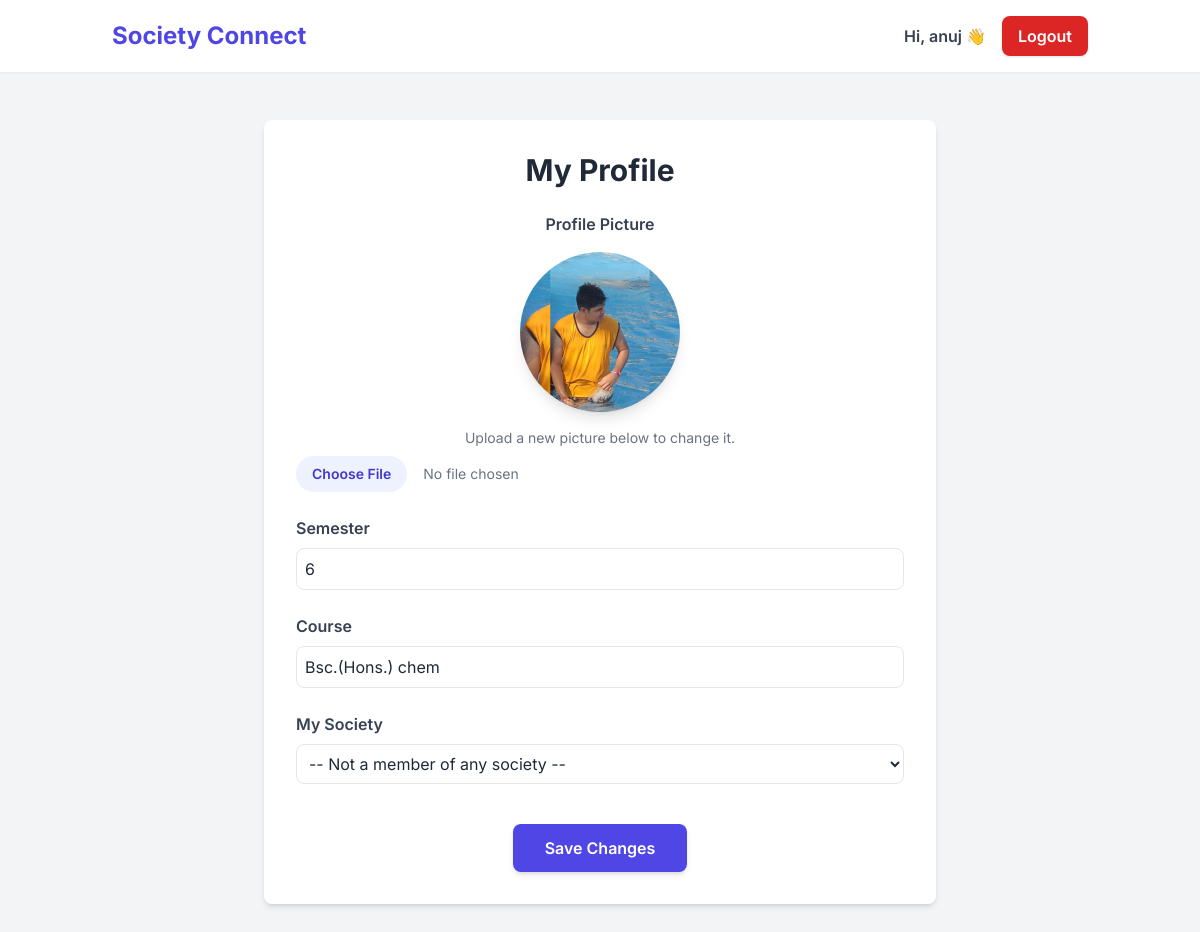
The app's page /profile/ (signed in) with its own data.
### app1/models.py (models this page shows, shortened)
class Profile(models.Model):
    user = models.OneToOneField(User, on_delete=models.CASCADE, related_name="profile")
    photo = models.ImageField(upload_to="profiles/", blank=True, null=True)
    semester = models.CharField(max_length=20, blank=True, null=True)
    course = models.CharField(max_length=100, blank=True, null=True)
    updated_at = models.DateTimeField(default=timezone.now)

### app1/views.py (the view, shortened to what this page needs)
# urls.py: path("profile/", views.profile_view, name="profile")
def profile_view(request):
    profile, created = Profile.objects.get_or_create(user=request.user)
    societies = Society.objects.all()
    return render(request, "app1/profile.html", {"profile": profile, "societies": societies})

### app1/templates/app1/profile.html (shortened to what this page needs)
<!DOCTYPE html>
{% load static %}
<html lang="en">
<head>
    <script src="https://cdn.tailwindcss.com"></script>
</head>
<body class="bg-gray-100 text-gray-800">
    <header class="bg-white shadow-sm">
        <div class="container mx-auto px-6 py-4">
            <div class="flex items-center justify-between">
                <a href="{% url 'home' %}" class="text-2xl font-bold text-indigo-600">Society Connect</a>
                <div class="flex items-center space-x-4">
                    <span class="hidden md:inline-block text-gray-700 font-semibold">
                        Hi, {{ user.username }} 👋
                    </span>
                    <a href="{% url 'logout' %}"
                        class="bg-red-600 text-white font-semibold px-4 py-2 rounded-lg hover:bg-red-700 transition shadow">
                        Logout
                    </a>
                </div>
            </div>
        </div>
    </header>
    <main class="py-12">
        <div class="max-w-2xl mx-auto p-8 bg-white rounded-lg shadow-md">
            <h2 class="text-3xl font-bold mb-6 text-center">My Profile</h2>
            <form method="post" enctype="multipart/form-data" class="space-y-6">
                <div>
    <label class="block mb-2 font-semibold text-gray-700 text-center">Profile Picture</label>
    <div class="flex justify-center my-4">
        {% if profile.photo %}
            <img src="{{ profile.photo.url }}" alt="Current profile picture" class="w-40 h-40 rounded-full object-cover shadow-lg">
        {% endif %}
    </div>
    {% if profile.photo %}
    <p class="text-sm text-gray-500 mb-2 text-center">Upload a new picture below to change it.</p>
    {% endif %}
    <input type="file" name="photo" class="block w-full text-sm text-gray-500 file:mr-4 file:py-2 file:px-4 file:rounded-full file:border-0 file:text-sm file:font-semibold file:bg-indigo-50 file:text-indigo-700 hover:file:bg-indigo-100">
</div>
                <div>
                    <label for="semester" class="block mb-2 font-semibold text-gray-700">Semester</label>
                    <input type="text" id="semester" name="semester" value="{{ profile.semester|default:'' }}" placeholder="e.g., 5th" class="border rounded-lg p-2 w-full focus:ring-2 focus:ring-indigo-500 focus:border-indigo-500">
                </div>
                <div>
                    <label for="course" class="block mb-2 font-semibold text-gray-700">Course</label>
                    <input type="text" id="course" name="course" value="{{ profile.course|default:'' }}" placeholder="e.g., Computer Science" class="border rounded-lg p-2 w-full focus:ring-2 focus:ring-indigo-500 focus:border-indigo-500">
                </div>
                <div>
                    <label for="society" class="block mb-2 font-semibold text-gray-700">My Society</label>
                    <select id="society" name="society" class="border rounded-lg p-2 w-full bg-white focus:ring-2 focus:ring-indigo-500 focus:border-indigo-500">
                        <option value="">-- Not a member of any society --</option>
                    </select>
                </div>
                <div class="text-center pt-4">
                    <button type="submit" class="bg-indigo-600 text-white px-8 py-3 rounded-lg font-semibold shadow-md hover:bg-indigo-700 transition transform hover:scale-105">
                        Save Changes
                    </button>
                </div>
            </form>
        </div>
    </main>
</body>
</html>

### app1/templates/app1/profile.html (style rules this page uses)
body { font-family: 'Inter', sans-serif; }

### records on screen
Profile: photo (picture), semester "6", course "Bsc.(Hons.) chem"

### other values on screen
{{ user.username }} "anuj"
